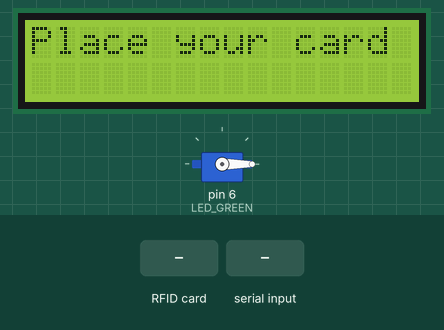
This sketch was run on a simulated Arduino Uno, built with avr-gcc and run on an emulated ATmega328P. Shown: servo, 16×2 character LCD. Inputs (shaded band) come from the test bench. What the sketch prints to the serial monitor is not drawn.

Above: at 1.3 s.
1.4 s: RFID card 5E 7A 19 C4 held to the reader
2.9 s: "OK\n" received over Serial
At 4.0 s:
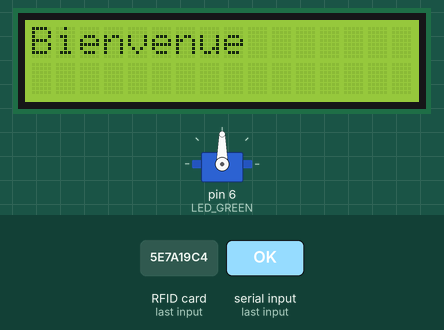
At 6.3 s:
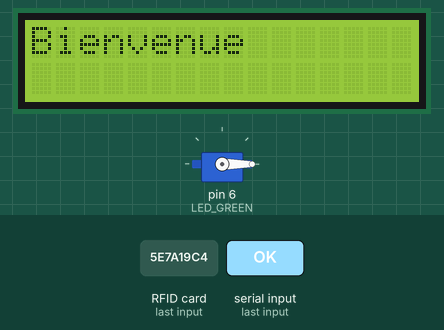
Timing chart, 0 to 7.8 s (numbered marks = the images above; inputs shaded):
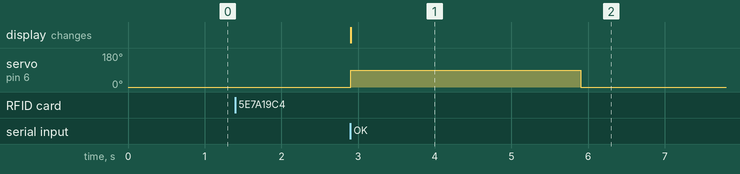

The sketch:

arduino.ino
```cpp
#include <SPI.h>
#include <MFRC522.h>
#include <Servo.h>
#include <LiquidCrystal.h>
#include <Wire.h>


#define RST_PIN 9
#define SS_PIN 10
#define LED_GREEN 6
#define LED_RED 5
#define SERVO_PIN 6

MFRC522 mfrc522(SS_PIN, RST_PIN);
Servo myServo;
LiquidCrystal lcd(8, 9, 4, 5, 2, 3); // تعديل حسب التوصيل

void setup() {
  Serial.begin(9600);
  SPI.begin();
  mfrc522.PCD_Init();

  pinMode(LED_GREEN, OUTPUT);
  pinMode(LED_RED, OUTPUT);
  myServo.attach(SERVO_PIN);
  myServo.write(0); // Servo في الوضع المغلق
  lcd.begin(16,2);
  lcd.print("Place your card");
}

void loop() {
  if ( ! mfrc522.PICC_IsNewCardPresent()) return;
  if ( ! mfrc522.PICC_ReadCardSerial()) return;

  String rfidID = "";
  for (byte i = 0; i < mfrc522.uid.size; i++) {
    rfidID += String(mfrc522.uid.uidByte[i], HEX);
  }
  rfidID.toUpperCase();

  Serial.println(rfidID);  // يبعث للـ Qt

  // انتظار نتيجة من Qt
  while (Serial.available() == 0) {}
  String response = Serial.readStringUntil('\n');
  response.trim();

  if(response == "OK") {
    digitalWrite(LED_GREEN, HIGH);
    digitalWrite(LED_RED, LOW);
    myServo.write(90); // فتح الباب
    lcd.clear();
    lcd.print("Bienvenue");
    delay(3000);
    myServo.write(0); // رجوع السيرفو
    digitalWrite(LED_GREEN, LOW);
  } else {
    digitalWrite(LED_RED, HIGH);
    digitalWrite(LED_GREEN, LOW);
    lcd.clear();
    lcd.print("Invalid");
    delay(3000);
    digitalWrite(LED_RED, LOW);
  }
}
```

Measured:
- after the input at 1.4 s, every drawn part: stays the same
- after the input at 2.9 s, servo on pin 6 (LED_GREEN): 0° → 90° at once, → 0° 3.0 s later; the display: changes at once (image 1)
